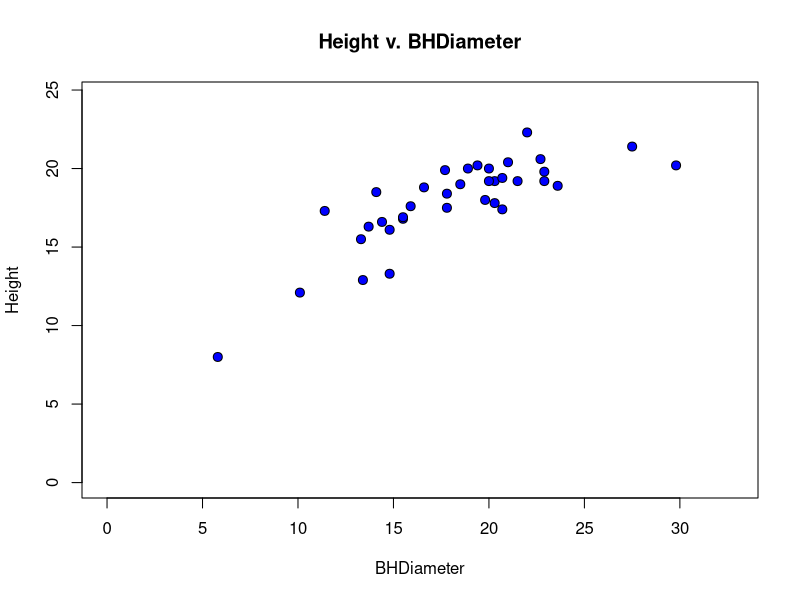

Recreate this plot in R. (Note: this script raises an error after producing the figure.)
# Task 1
dird="\\Users\\reese\\Desktop\\fa23\\stats\\lab-3\\"
getwd()

# Task 2
spruce.df = read.csv("SPRUCE.csv")
head(spruce.df)

# Task 3

with(spruce.df,  {
  plot(Height~BHDiameter,bg="Blue",pch=21, cex=1.2,main = "Height v. BHDiameter", ylim=c(0,1.1*max(Height)),xlim=c(0,1.1*max(BHDiameter)))
}
)

with(spruce.df, {
  layout(matrix(1:3,nr=3,byrow=TRUE))
  trendscatter(Height~BHDiameter,f=0.5)
  trendscatter(Height~BHDiameter,f=0.6)
  trendscatter(Height~BHDiameter,f=0.7)
  
})

with(spruce.df, 
     plot(Height~BHDiameter,bg="Blue",pch=21,cex=1.2,main = "Height v. BHDiameter (with least squares regression line",ylim=c(0,1.1*max(Height)),xlim=c(0,1.1*max(BHDiameter)))
)
spruce.lm=with(spruce.df, lm(Height~BHDiameter))
abline(spruce.lm)

#Task 4


